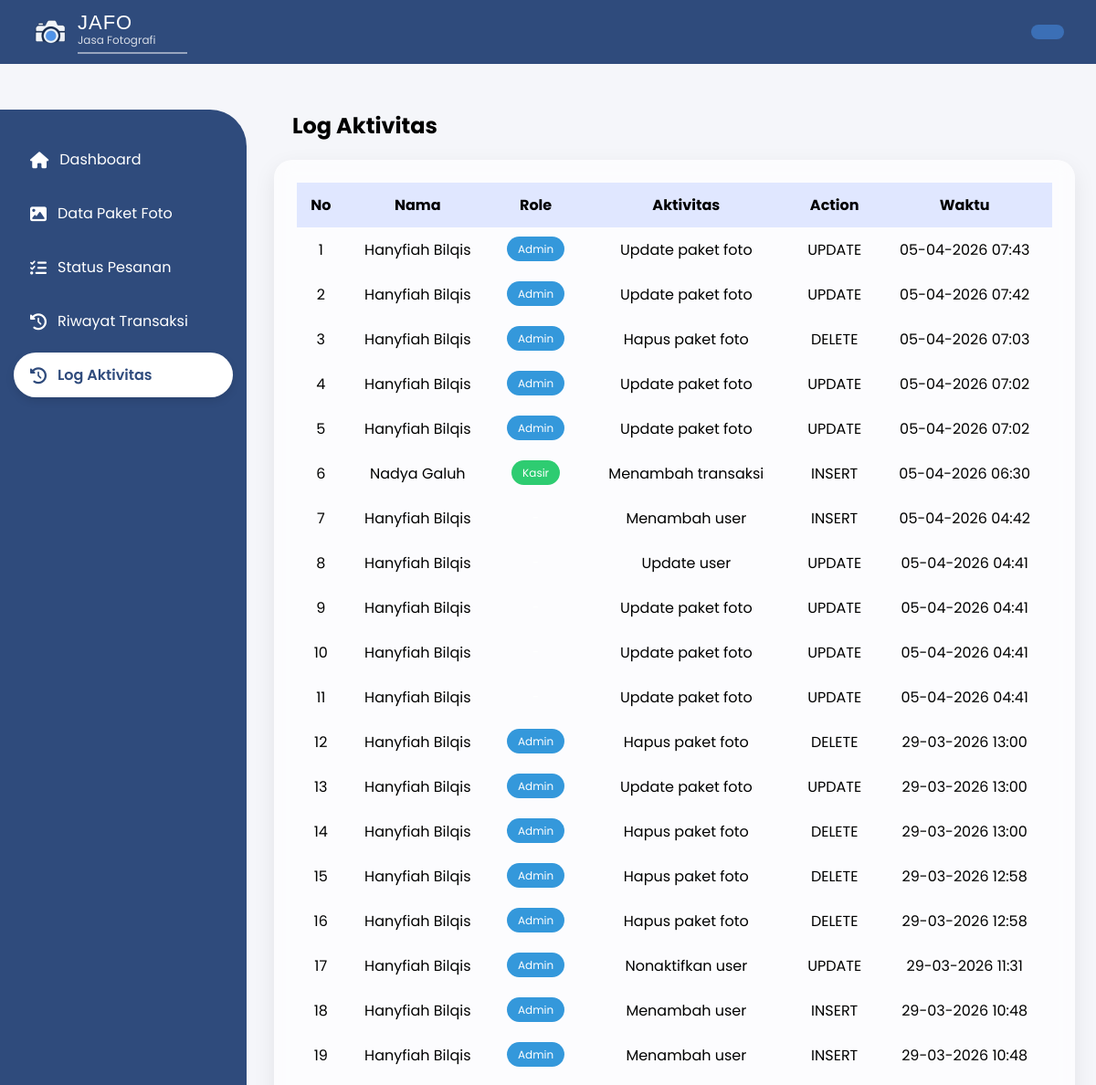
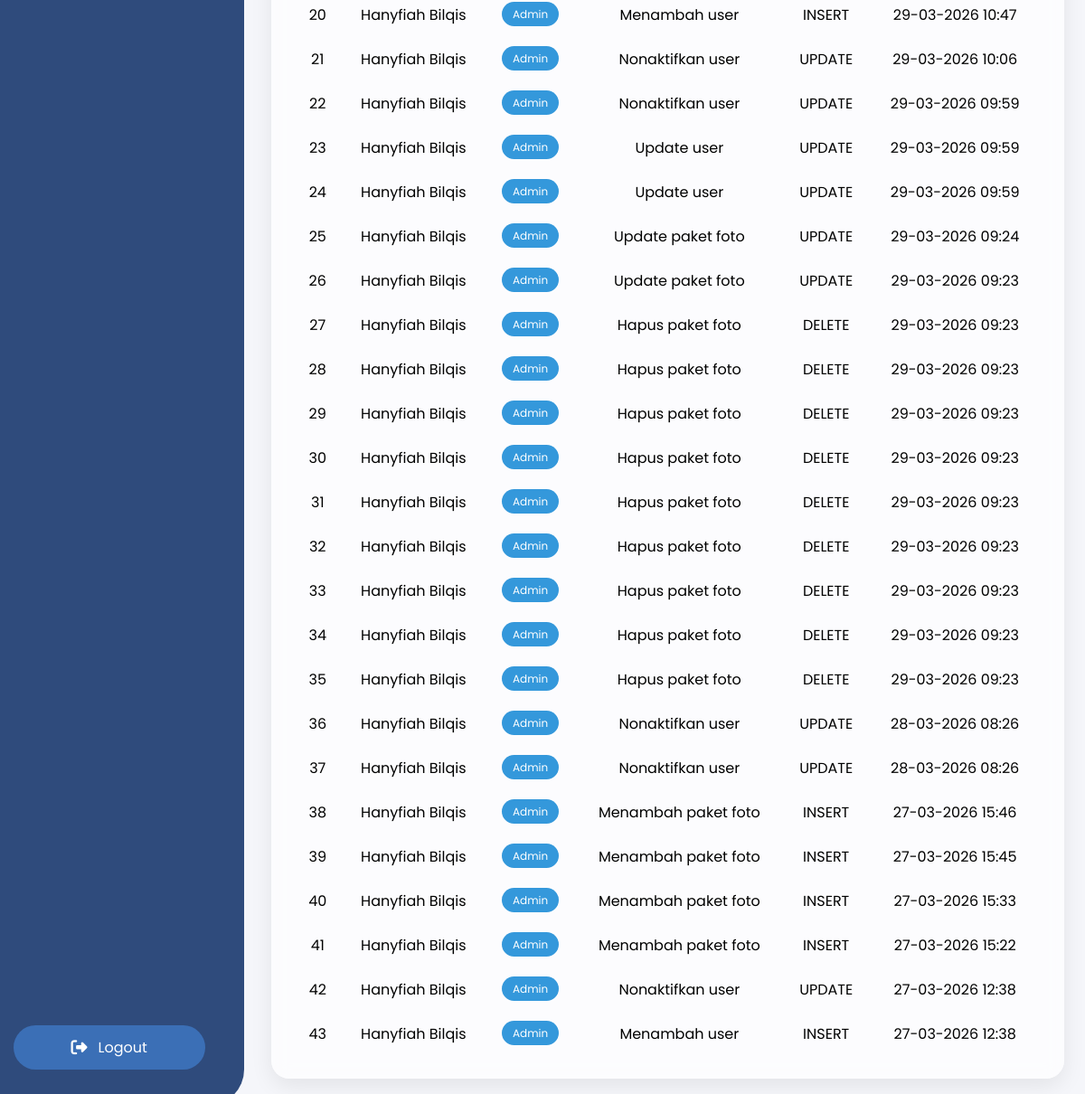
Screenshot of /index.php/owner/activity_log with the database file from the repository (2 pictures, top to bottom).
### tables this page shows
CREATE TABLE `activity_log` (
  `id_log` int NOT NULL,
  `id_user` int DEFAULT NULL,
  `aktivitas` text,
  `action` varchar(50) DEFAULT NULL,
  `created_at` timestamp NULL DEFAULT CURRENT_TIMESTAMP,
  `role` varchar(20) DEFAULT NULL
);

CREATE TABLE `users` (
  `id_user` int NOT NULL,
  `username` varchar(50) NOT NULL,
  `password` varchar(255) NOT NULL,
  `role` enum('admin','kasir','owner') NOT NULL,
  `nama_lengkap` varchar(100) DEFAULT NULL,
  `status` enum('aktif','nonaktif') DEFAULT 'aktif',
  `created_at` timestamp NULL DEFAULT CURRENT_TIMESTAMP
);

### application/controllers/Owner.php (called while the page is built, shortened)
<?php
class Owner extends CI_Controller
{
public function activity_log()
{
    $this->db->select('activity_log.*, users.nama_lengkap');
    $this->db->from('activity_log');
    $this->db->join('users', 'users.id_user = activity_log.id_user', 'left');
    $this->db->order_by('id_log', 'DESC');
    $data['log'] = $this->db->get()->result();
    $this->load->view('owner/activity_log', $data);
}
}

### index.php (called while the page is built, shortened)
<?php
require_once BASEPATH.'core/CodeIgniter.php';

### application/views/owner/activity_log.php (the view, shortened to what this page needs)
<h2 style="margin-left:20px;">Log Aktivitas</h2>
<div class="container">
<table>
<tr>
    <th>No</th>
    <th>Nama</th>
    <th>Role</th>
    <th>Aktivitas</th>
    <th>Action</th>
    <th>Waktu</th>
</tr>
<?php $no=1; foreach($log as $l): ?>
<tr>
    <td><?= $no++ ?></td>
    <td><?= $l->nama_lengkap ?? '-' ?></td>
 <td>
    <span class="badge <?= $l->role ?? '' ?>">
        <?= ucfirst($l->role ?? '-') ?>
    </span>
</td>
    <td><?= $l->aktivitas ?></td>
    <td><?= strtoupper($l->action) ?></td>
    <td><?= date('d-m-Y H:i', strtotime($l->created_at)) ?></td>
</tr>
<?php endforeach; ?>
</table>
</div>

### application/views/owner/components/header.php (style rules this page uses)
h2 { margin-bottom: 20px; }

### application/views/owner/activity_log.php (style rules this page uses)
.container { width: 95%; margin: auto; background: rgba(255,255,255,0.7); backdrop-filter: blur(10px); padding: 25px; border-radius: 20px; box-shadow: 0 8px 25px rgba(0,0,0,0.08); }
table { width: 100%; border-collapse: collapse; }
th { background: #e0e7ff; padding: 12px; }
td { padding: 12px; text-align: center; }
.badge { padding: 5px 12px; border-radius: 20px; color: white; font-size: 12px; }
.admin { background: #3498db; }
.kasir { background: #2ecc71; }
tr { transition: 0.2s; }

### rows the page displays
activity_log: id_user.nama_lengkap "Hanyfiah Bilqis", role "Admin", aktivitas "Update paket foto", action "UPDATE", created_at "05-04-2026 07:43"
activity_log: id_user.nama_lengkap "Hanyfiah Bilqis", role "Admin", aktivitas "Update paket foto", action "UPDATE", created_at "05-04-2026 07:42"
activity_log: id_user.nama_lengkap "Hanyfiah Bilqis", role "Admin", aktivitas "Hapus paket foto", action "DELETE", created_at "05-04-2026 07:03"
activity_log: id_user.nama_lengkap "Hanyfiah Bilqis", role "Admin", aktivitas "Update paket foto", action "UPDATE", created_at "05-04-2026 07:02"
activity_log: id_user.nama_lengkap "Hanyfiah Bilqis", role "Admin", aktivitas "Update paket foto", action "UPDATE", created_at "05-04-2026 07:02"
activity_log: id_user.nama_lengkap "Nadya Galuh", role "Kasir", aktivitas "Menambah transaksi", action "INSERT", created_at "05-04-2026 06:30"
activity_log: id_user.nama_lengkap "Hanyfiah Bilqis", aktivitas "Menambah user", action "INSERT", created_at "05-04-2026 04:42"
activity_log: id_user.nama_lengkap "Hanyfiah Bilqis", aktivitas "Update user", action "UPDATE", created_at "05-04-2026 04:41"
activity_log: id_user.nama_lengkap "Hanyfiah Bilqis", aktivitas "Update paket foto", action "UPDATE", created_at "05-04-2026 04:41"
activity_log: id_user.nama_lengkap "Hanyfiah Bilqis", aktivitas "Update paket foto", action "UPDATE", created_at "05-04-2026 04:41"
activity_log: id_user.nama_lengkap "Hanyfiah Bilqis", aktivitas "Update paket foto", action "UPDATE", created_at "05-04-2026 04:41"
activity_log: id_user.nama_lengkap "Hanyfiah Bilqis", role "Admin", aktivitas "Hapus paket foto", action "DELETE", created_at "29-03-2026 13:00"
activity_log: id_user.nama_lengkap "Hanyfiah Bilqis", role "Admin", aktivitas "Update paket foto", action "UPDATE", created_at "29-03-2026 13:00"
activity_log: id_user.nama_lengkap "Hanyfiah Bilqis", role "Admin", aktivitas "Hapus paket foto", action "DELETE", created_at "29-03-2026 13:00"
activity_log: id_user.nama_lengkap "Hanyfiah Bilqis", role "Admin", aktivitas "Hapus paket foto", action "DELETE", created_at "29-03-2026 12:58"
activity_log: id_user.nama_lengkap "Hanyfiah Bilqis", role "Admin", aktivitas "Hapus paket foto", action "DELETE", created_at "29-03-2026 12:58"
activity_log: id_user.nama_lengkap "Hanyfiah Bilqis", role "Admin", aktivitas "Nonaktifkan user", action "UPDATE", created_at "29-03-2026 11:31"
activity_log: id_user.nama_lengkap "Hanyfiah Bilqis", role "Admin", aktivitas "Menambah user", action "INSERT", created_at "29-03-2026 10:48"
activity_log: id_user.nama_lengkap "Hanyfiah Bilqis", role "Admin", aktivitas "Menambah user", action "INSERT", created_at "29-03-2026 10:48"
activity_log: id_user.nama_lengkap "Hanyfiah Bilqis", role "Admin", aktivitas "Menambah user", action "INSERT", created_at "29-03-2026 10:47"
activity_log: id_user.nama_lengkap "Hanyfiah Bilqis", role "Admin", aktivitas "Nonaktifkan user", action "UPDATE", created_at "29-03-2026 10:06"
activity_log: id_user.nama_lengkap "Hanyfiah Bilqis", role "Admin", aktivitas "Nonaktifkan user", action "UPDATE", created_at "29-03-2026 09:59"
activity_log: id_user.nama_lengkap "Hanyfiah Bilqis", role "Admin", aktivitas "Update user", action "UPDATE", created_at "29-03-2026 09:59"
activity_log: id_user.nama_lengkap "Hanyfiah Bilqis", role "Admin", aktivitas "Update user", action "UPDATE", created_at "29-03-2026 09:59"
activity_log: id_user.nama_lengkap "Hanyfiah Bilqis", role "Admin", aktivitas "Update paket foto", action "UPDATE", created_at "29-03-2026 09:24"
activity_log: id_user.nama_lengkap "Hanyfiah Bilqis", role "Admin", aktivitas "Update paket foto", action "UPDATE", created_at "29-03-2026 09:23"
activity_log: id_user.nama_lengkap "Hanyfiah Bilqis", role "Admin", aktivitas "Hapus paket foto", action "DELETE", created_at "29-03-2026 09:23"
activity_log: id_user.nama_lengkap "Hanyfiah Bilqis", role "Admin", aktivitas "Hapus paket foto", action "DELETE", created_at "29-03-2026 09:23"
activity_log: id_user.nama_lengkap "Hanyfiah Bilqis", role "Admin", aktivitas "Hapus paket foto", action "DELETE", created_at "29-03-2026 09:23"
activity_log: id_user.nama_lengkap "Hanyfiah Bilqis", role "Admin", aktivitas "Hapus paket foto", action "DELETE", created_at "29-03-2026 09:23"
activity_log: id_user.nama_lengkap "Hanyfiah Bilqis", role "Admin", aktivitas "Hapus paket foto", action "DELETE", created_at "29-03-2026 09:23"
activity_log: id_user.nama_lengkap "Hanyfiah Bilqis", role "Admin", aktivitas "Hapus paket foto", action "DELETE", created_at "29-03-2026 09:23"
activity_log: id_user.nama_lengkap "Hanyfiah Bilqis", role "Admin", aktivitas "Hapus paket foto", action "DELETE", created_at "29-03-2026 09:23"
activity_log: id_user.nama_lengkap "Hanyfiah Bilqis", role "Admin", aktivitas "Hapus paket foto", action "DELETE", created_at "29-03-2026 09:23"
activity_log: id_user.nama_lengkap "Hanyfiah Bilqis", role "Admin", aktivitas "Hapus paket foto", action "DELETE", created_at "29-03-2026 09:23"
activity_log: id_user.nama_lengkap "Hanyfiah Bilqis", role "Admin", aktivitas "Nonaktifkan user", action "UPDATE", created_at "28-03-2026 08:26"
activity_log: id_user.nama_lengkap "Hanyfiah Bilqis", role "Admin", aktivitas "Nonaktifkan user", action "UPDATE", created_at "28-03-2026 08:26"
activity_log: id_user.nama_lengkap "Hanyfiah Bilqis", role "Admin", aktivitas "Menambah paket foto", action "INSERT", created_at "27-03-2026 15:46"
activity_log: id_user.nama_lengkap "Hanyfiah Bilqis", role "Admin", aktivitas "Menambah paket foto", action "INSERT", created_at "27-03-2026 15:45"
activity_log: id_user.nama_lengkap "Hanyfiah Bilqis", role "Admin", aktivitas "Menambah paket foto", action "INSERT", created_at "27-03-2026 15:33"
activity_log: id_user.nama_lengkap "Hanyfiah Bilqis", role "Admin", aktivitas "Menambah paket foto", action "INSERT", created_at "27-03-2026 15:22"
activity_log: id_user.nama_lengkap "Hanyfiah Bilqis", role "Admin", aktivitas "Nonaktifkan user", action "UPDATE", created_at "27-03-2026 12:38"
activity_log: id_user.nama_lengkap "Hanyfiah Bilqis", role "Admin", aktivitas "Menambah user", action "INSERT", created_at "27-03-2026 12:38"
